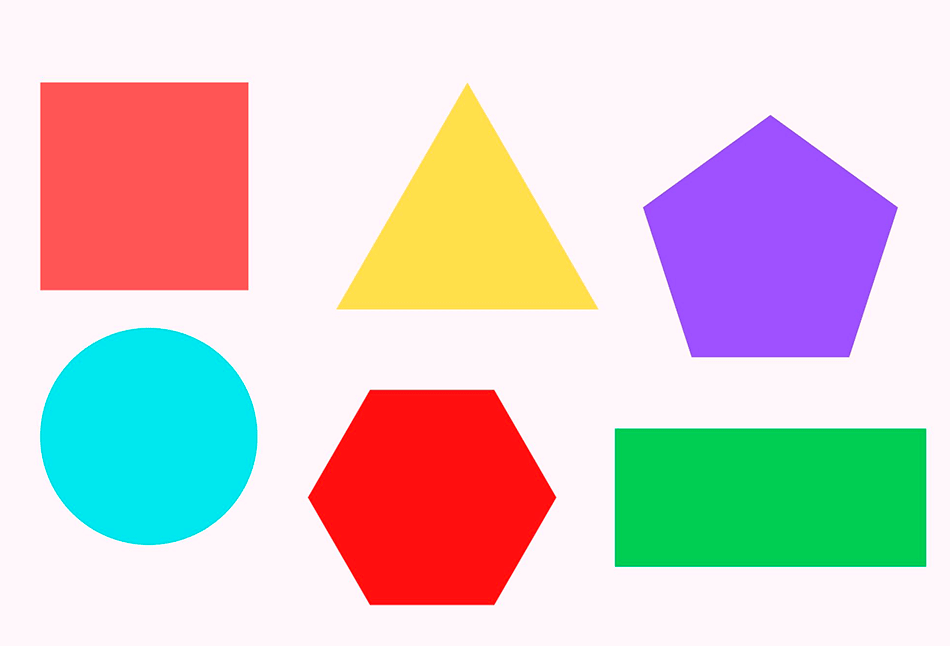
#> input picture figuras.png, 950 x 646 px, found by its file name
$ python ej8.py
#> lines starting #> are read from the running program, lines starting #| are printed output that depends on the picture; after the words box and inside, x2 and y2 are one past the last pixel; in counts of white or black regions, pixels touching at a corner belong together
import cv2 as cv
import numpy as np
import os

image_path = 'videos/figuras.png'

if not os.path.exists(image_path):
    print("Error: No se encuentra figuras.png")
    exit()

img = cv.imread(image_path)
#> img is the input picture: shape (646, 950, 3); mean B, G, R 202.9, 203.8, 214.9
hsv = cv.cvtColor(img, cv.COLOR_BGR2HSV)
#> hsv: shape (646, 950, 3); mean H, S, V 121, 86.9, 250.4
gray = cv.cvtColor(img, cv.COLOR_BGR2GRAY)
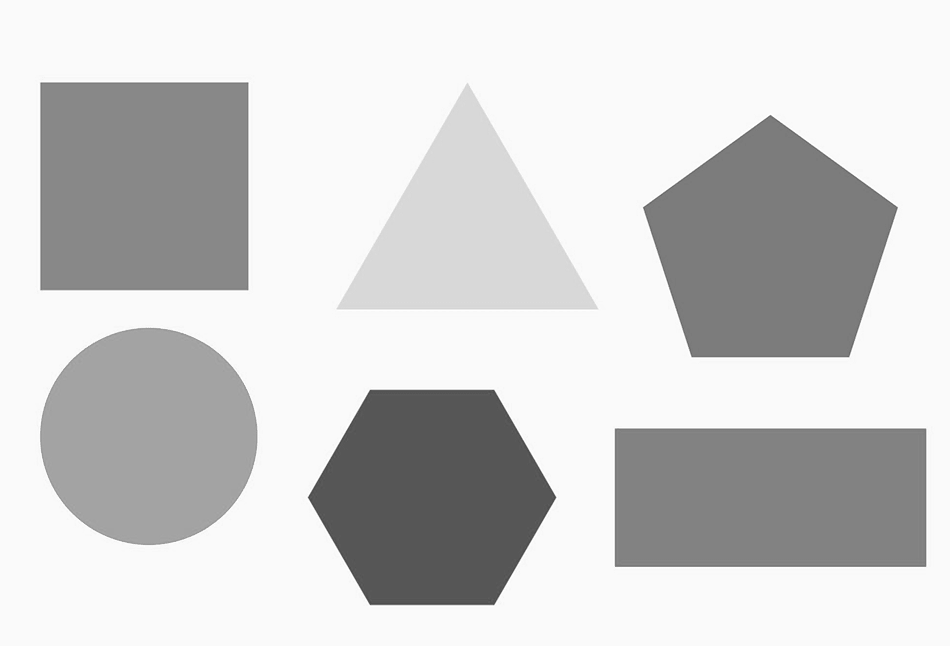
#> gray: shape (646, 950); min 76, max 255, mean 207.1
_, thresh = cv.threshold(gray, 240, 255, cv.THRESH_BINARY_INV)
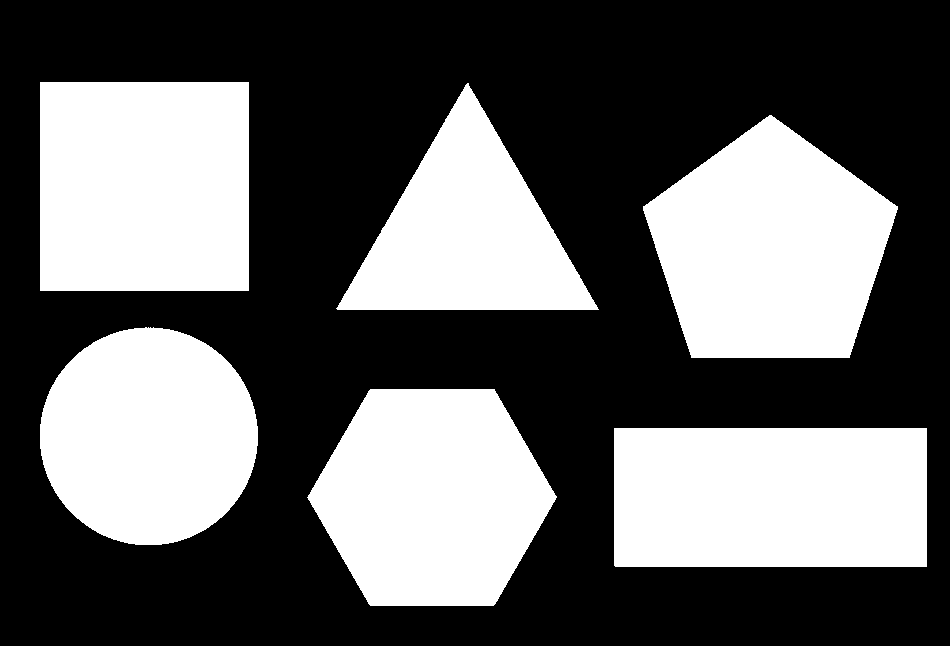
#> thresh: shape (646, 950); 38.8% white; 6 white regions

contornos, _ = cv.findContours(thresh, cv.RETR_EXTERNAL, cv.CHAIN_APPROX_SIMPLE)
#> contornos = 6 contours; box (x1, y1, x2, y2) and area: (40, 82, 249, 291) 43264, (614, 428, 927, 567) 43056, (643, 115, 898, 358) 42748, (307, 389, 557, 606) 40258, (40, 327, 258, 545) 36996, (336, 83, 599, 310) 29694

for c in contornos:
    # 1. Detectar Forma
    epsilon = 0.04 * cv.arcLength(c, True)
    approx = cv.approxPolyDP(c, epsilon, True)

    x, y, w, h = cv.boundingRect(approx)
    forma = "Desconocido"
    vertices = len(approx)

    if vertices == 3:
        forma = "Triangulo"
    elif vertices == 4:
        aspect_ratio = float(w)/h
        forma = "Cuadrado" if aspect_ratio >= 0.95 and aspect_ratio <= 1.05 else "Rectangulo"
    elif vertices == 5:
        forma = "Pentagono"
    else:
        forma = "Circulo"

    # 2. Detectar Color
    # Tomamos una pequeña region interna para promediar el color
    mask = np.zeros(gray.shape, np.uint8)
    cv.drawContours(mask, [c], -1, 255, -1)
    color_medio = cv.mean(img, mask=mask)[:3]

    # Identificacion basica de color por componentes BGR
    b, g, r = color_medio
    if r > g and r > b:
        color_str = "Rojo"
    elif g > r and g > b:
        color_str = "Verde"
    elif b > r and b > g:
        color_str = "Azul"
    elif r > 200 and g > 200 and b < 100:
        color_str = "Amarillo"
    else:
        color_str = "Color"

    # 3. Mostrar resultados
    cv.drawContours(img, [c], -1, (0, 0, 0), 2)
    label = f"{forma} {color_str}"
    cv.putText(img, label, (x, y - 10), cv.FONT_HERSHEY_SIMPLEX, 0.5, (0, 0, 0), 1)
#> this loop made 6 passes
#> (epsilon, approx, x, y, w, h, forma, vertices) on passes 1, 6: (35.98, [[614, 428], [615, 566], [926, 566], [926, 428]], 614, 428, 313, 139, 'Rectangulo', 4), (33.28, [[40, 82], [40, 290], [248, 290], [248, 82]], 40, 82, 209, 209, 'Cuadrado', 4)
#> (epsilon, approx, x, y, w, h, forma, vertices) on pass 5: (32.9, [[336, 308], [598, 309], [468, 83]], 336, 83, 263, 227, 'Triangulo', 3)
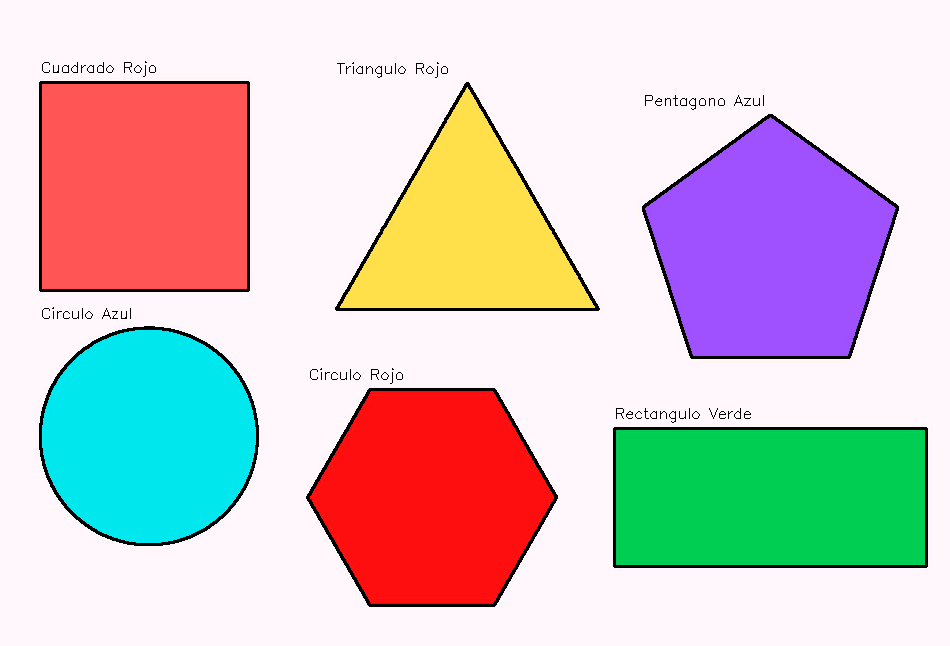
#> img: shape (646, 950, 3); 2.75% of pixels changed, all inside (x1, y1, x2, y2) = (39, 61, 928, 607)
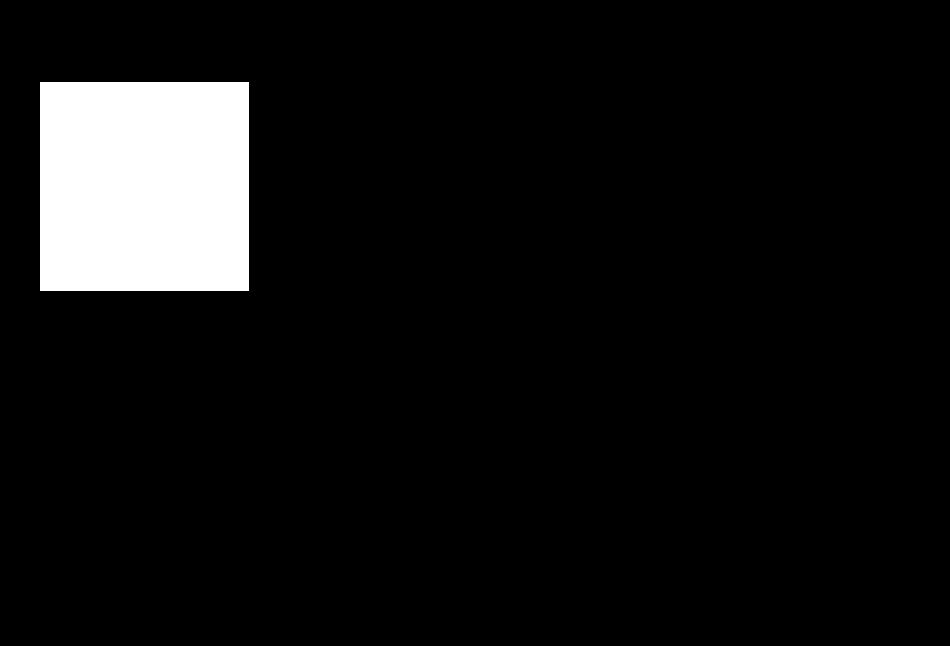
#> mask: shape (646, 950); 7.1% white; 1 white region, box (x1, y1, x2, y2) and area: (40, 82, 249, 291) 43681

cv.imshow('Deteccion de Figuras y Colores', img)
cv.waitKey(0)
cv.destroyAllWindows()
